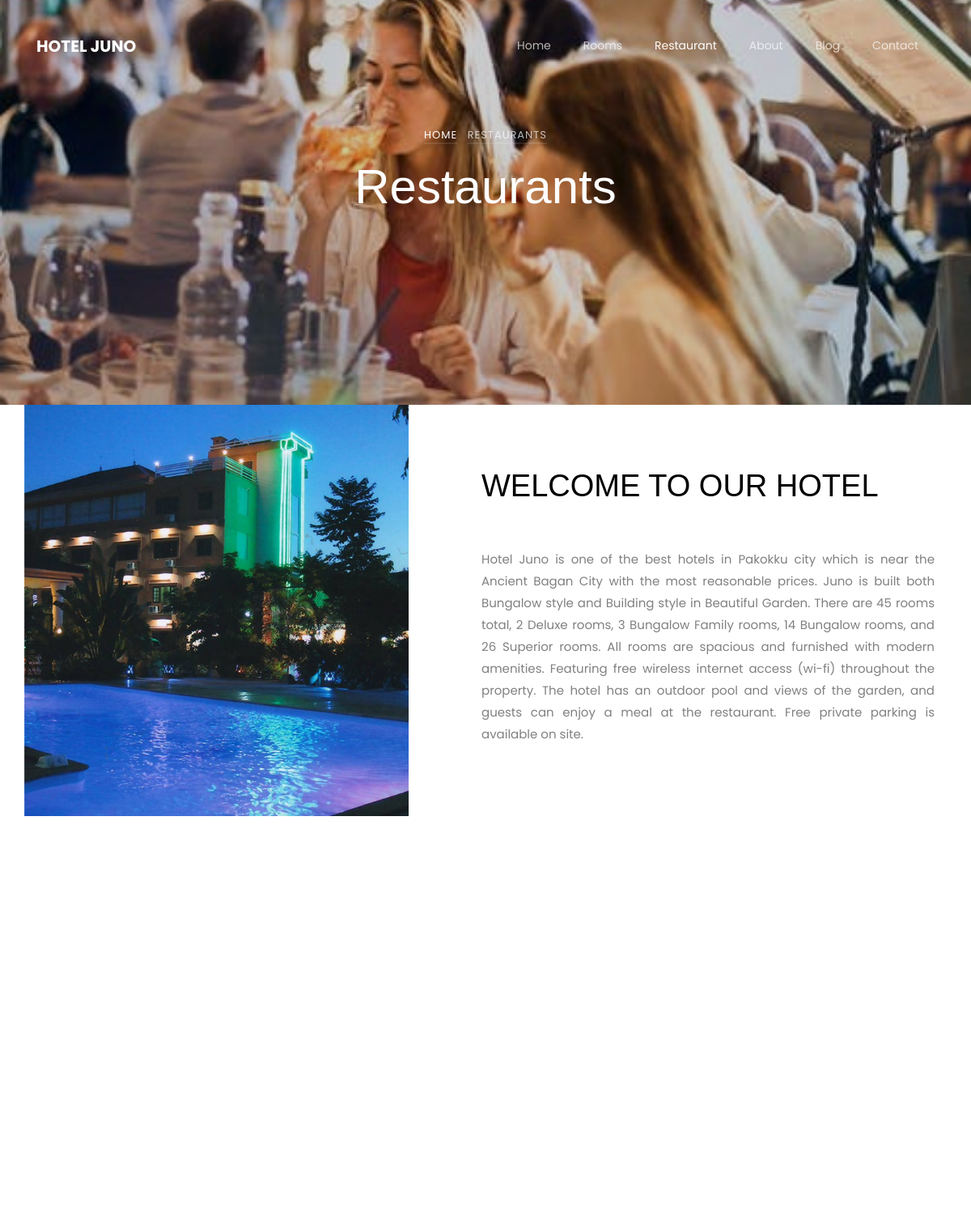
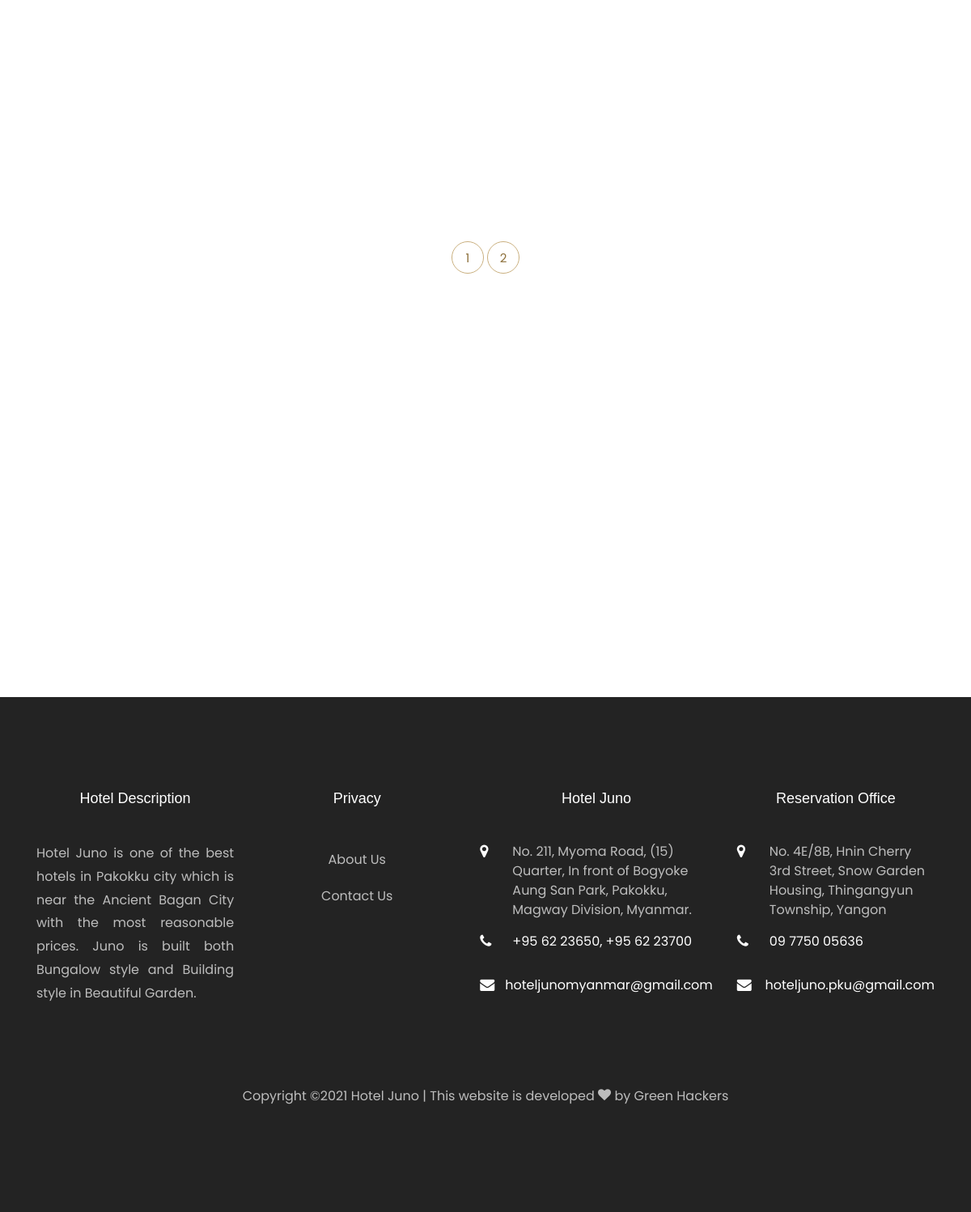
Page /restaurant.php on the committed database (2 pictures, top to bottom).
### tables this page shows
CREATE TABLE `header` (
  `header_id` int(11) NOT NULL,
  `header_image` varchar(255) NOT NULL,
  `header_menu` varchar(255) NOT NULL
);

CREATE TABLE `restaurant_header` (
  `restaurant_header_id` int(11) NOT NULL,
  `restaurant_header_title` varchar(255) NOT NULL,
  `restaurant_header_image` varchar(255) NOT NULL,
  `restaurant_header_content` text NOT NULL
);

### restaurant.php (the view, shortened to what this page needs)
<?php require_once "db.php"; ?>
<!DOCTYPE html>
<html lang="en">
  <head>
    <link rel="stylesheet" href="css/open-iconic-bootstrap.min.css">
    <link rel="stylesheet" href="css/animate.css">
    <link rel="stylesheet" href="css/owl.carousel.min.css">
    <link rel="stylesheet" href="css/owl.theme.default.min.css">
    <link rel="stylesheet" href="css/magnific-popup.css">
    <link rel="stylesheet" href="css/aos.css">
    <link rel="stylesheet" href="css/ionicons.min.css">
    <link rel="stylesheet" href="css/bootstrap-datepicker.css">
    <link rel="stylesheet" href="css/jquery.timepicker.css">
    <link rel="stylesheet" href="css/flaticon.css">
    <link rel="stylesheet" href="css/icomoon.css">
    <link rel="stylesheet" href="css/style.css">
    <link rel="stylesheet" href="css/mystyle.css">
  </head>
  <body>
    <nav class="navbar navbar-expand-lg navbar-dark ftco_navbar bg-dark ftco-navbar-light" id="ftco-navbar">
	    <div class="container">
	      <a class="navbar-brand" href="index.php">HOTEL JUNO</a>
	      <div class="collapse navbar-collapse" id="ftco-nav">
	        <ul class="navbar-nav ml-auto">
	          <li class="nav-item"><a href="index.php" class="nav-link">Home</a></li>
	          <li class="nav-item"><a href="rooms.php" class="nav-link">Rooms</a></li>
	          <li class="nav-item active"><a href="restaurant.php" class="nav-link">Restaurant</a></li>
	          <li class="nav-item"><a href="about.php" class="nav-link">About</a></li>
	          <li class="nav-item"><a href="blog.php" class="nav-link">Blog</a></li>
	          <li class="nav-item"><a href="contact.php" class="nav-link">Contact</a></li>
	        </ul>
	      </div>
	    </div>
	  </nav>
<?php
  $query = "SELECT * FROM header WHERE header_menu = 'restaurant'";
  $result = mysqli_query($connect,$query);
  $row = mysqli_fetch_assoc($result);
  $header_image = $row['header_image'];
?>
    <div class="hero-wrap" style="background-image: url('images/<?php echo $header_image; ?>'); height: 500px;">
      <div class="overlay"></div>
      <div class="container">
        <div class="row no-gutters slider-text d-flex align-itemd-end justify-content-center">
          <div class="col-md-9 ftco-animate text-center d-flex align-items-end justify-content-center">
          	<div class="text">
	            <p class="breadcrumbs mb-2"><span class="mr-2"><a href="index.php">Home</a></span> <span>Restaurants</span></p>
	            <h1 class="mb-4 bread">Restaurants</h1>
            </div>
          </div>
        </div>
      </div>
    </div>
		<section class="ftco-section ftc-no-pb ftc-no-pt">
<?php
$query = "SELECT * FROM restaurant_header";
$result = mysqli_query($connect,$query);
while($row = mysqli_fetch_assoc($result)){
  $restaurant_header_title = $row['restaurant_header_title'];
  $restaurant_header_image = $row['restaurant_header_image'];
  $restaurant_header_content = $row['restaurant_header_content'];
}
?>
			<div class="container">
				<div class="row">
					<div class="col-md-5 p-md-5 img img-2 img-3 d-flex justify-content-center align-items-center" style="background-image: url(images/<?php echo $restaurant_header_image; ?>);">
					</div>
					<div class="col-md-7 py-5 wrap-about pb-md-5 ftco-animate">
	          <div class="heading-section heading-section-wo-line pt-md-4 mb-5">
	          	<div class="ml-md-0">
		            <h2 class="mb-4"><?php echo $restaurant_header_title; ?></h2>
	            </div>
	          </div>
	          <div class="pb-md-4">
							<p style="text-align: justify;"><?php echo $restaurant_header_content; ?></p>
						</div>
					</div>
				</div>
			</div>
		</section>
		<section class="ftco-section">
			<div class="container">
				<div class="row justify-content-center mb-5 pb-3">
        </div>
				<div class="row">
            <?php
              if(isset($_GET['pages'])){
                $pages = $_GET['pages'];
              }else{
                $pages = '';
              }
              if($pages == '' || $pages == 1){
                $change_page = 0;
              }else{
                $change_page = ($pages * 8)-8;
              }
              $post_count_query = "SELECT * FROM menu";
              $post_count_result = mysqli_query($connect,$post_count_query);
              $total_count = mysqli_num_rows($post_count_result);
              $total_count = ceil($total_count/8);
              $query = "SELECT * FROM menu ORDER BY menu_id DESC LIMIT $change_page,8";
              $result = mysqli_query($connect,$query);
              while($row = mysqli_fetch_assoc($result)){
              ?>
              <div class="col-md-6">
          </div>
            <?php
              }
            ?>
        		</div>
            <div class="row mt-5">
              <div class="col text-center">
                <div class="block-27">
                  <ul class="pager">
                    <?php
                      for($a = 1; $a <= $total_count; $a++){
                        if($a == $pages){
                          echo " <li id='active_paganition'><a href='restaurant.php?pages=$a'>$a</a></li>";
                        }else{
                          echo " <li><a href='restaurant.php?pages=$a'>$a</a></li>";
                        }
                    }
                    ?>
                  </ul>
                </div>
              </div>
            </div>
        	</div>
		</section>
    <section class="instagram pt-5">
      <div class="container-fluid">
        <div class="row no-gutters justify-content-center pb-5">
        </div>
        <div class="row no-gutters">
        </div>
      </div>
    </section>
    <?php include_once "footer.php"; ?>

### rows in the picture
header: header_image (picture)
restaurant_header: restaurant_header_image (picture), restaurant_header_title "WELCOME TO OUR HOTEL", restaurant_header_content "Hotel Juno is one of the best hotels in Pakokku city which is near the Ancient Bagan City with the most reasonable prices. Juno is built both Bungalow style and Building style in Beautiful Garden. There are 45 rooms total, 2 Deluxe rooms, 3 Bungalow Family rooms, 14 Bungalow rooms, and 26 Superior rooms. All rooms are spacious and furnished with modern amenities. Featuring free wireless internet access (wi-fi) throughout the property. The hotel has an outdoor pool and views of the garden, and guests can enjoy a meal at the restaurant. Free private parking is available on site."
